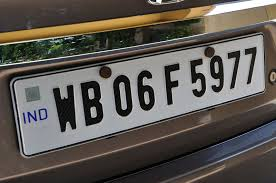
#> input picture backend/database/test.jpg, 276 x 183 px, given in place of the camera
$ python single_cam.py
#> lines starting #> are read from the running program, lines starting #| are printed output that depends on the picture; after the words box and inside, x2 and y2 are one past the last pixel; in counts of white or black regions, pixels touching at a corner belong together
#> in main, frame is the input picture: shape (183, 276, 3); mean B, G, R 82.8, 88.4, 93.4
### backend/detector/plate_detector.py
import os

import cv2
import pytesseract

from utils.helpers import clean_plate


tesseract_path = r"C:\Program Files\Tesseract-OCR\tesseract.exe"
if os.path.exists(tesseract_path):
    pytesseract.pytesseract.tesseract_cmd = tesseract_path
else:
    print(f"Tesseract not found at {tesseract_path}")
    print("Install Tesseract OCR or update tesseract_path in detector/plate_detector.py")


OCR_CONFIGS = [
    "--oem 3 --psm 7 -c tessedit_char_whitelist=ABCDEFGHIJKLMNOPQRSTUVWXYZ0123456789",
]
OCR_TIMEOUT_SECONDS = 0.8
MAX_DETECTION_WIDTH = 900
MAX_CONTOURS_TO_OCR = 2


# [94 lines left out: functions preprocess_image, build_ocr_variants, _safe_conf, ocr_plate_region, find_plate_contours, _resize_for_detection, not called in this run]


def scan_box(frame):
    height, width = frame.shape[:2]
#> height = 183; width = 276
    return (
        int(width * 0.08),
        int(height * 0.28),
        int(width * 0.92),
        int(height * 0.78),
    )


# [76 lines left out: functions _fallback_crops, detect_plate_details, not called in this run]


def detect_plate(frame):
    return detect_plate_details(frame).get("plate")

### backend/database/db.py
import sqlite3
import os
from utils.helpers import is_similar

BASE_DIR = os.path.dirname(os.path.abspath(__file__))
DB_NAME = os.path.join(BASE_DIR, "database.db")


def create_table():
    conn = sqlite3.connect(DB_NAME)
    cursor = conn.cursor()

    cursor.execute("""
    CREATE TABLE IF NOT EXISTS vehicle_logs (
        id INTEGER PRIMARY KEY AUTOINCREMENT,
        plate_number TEXT,
        entry_time TEXT,
        exit_time TEXT,
        duration TEXT,
        entry_image TEXT,
        exit_image TEXT
    )
    """)

    cursor.execute("""
    CREATE INDEX IF NOT EXISTS idx_vehicle_logs_plate
    ON vehicle_logs(plate_number)
    """)

    cursor.execute("""
    CREATE INDEX IF NOT EXISTS idx_vehicle_logs_entry_time
    ON vehicle_logs(entry_time)
    """)

    conn.commit()
    conn.close()


# [98 lines left out: functions insert_entry, get_open_records, find_matching_record, update_exit, get_all_records, search_records and 1 more, not called in this run]

### backend/camera/single_cam.py
import argparse
import os
import sys
from collections import Counter, deque
from datetime import datetime
import time

import cv2

sys.path.append(os.path.abspath(os.path.join(os.path.dirname(__file__), '..')))

from database.db import create_table, find_matching_record, insert_entry, update_exit
from detector.plate_detector import detect_plate_details, scan_box
from utils.helpers import calculate_duration, clean_plate, is_allowed

BASE_DIR = os.path.abspath(os.path.join(os.path.dirname(__file__), '..', '..'))
IMAGE_DIR = os.path.join(BASE_DIR, "frontend", "static", "images")
DEFAULT_CAMERA_ID = 0
DEFAULT_MIN_EXIT_DELAY = 120
DEFAULT_ACTION_COOLDOWN = 60
DEFAULT_DETECT_EVERY = 5
MIN_VOTES = 1

plate_buffer = deque(maxlen=10)
last_action_at = {}


def parse_args():
    parser = argparse.ArgumentParser(description="Campus vehicle number plate camera")
    parser.add_argument("--camera", default=str(DEFAULT_CAMERA_ID), help="OpenCV camera id or stream URL")
    parser.add_argument(
        "--gate",
        choices=("auto", "entry", "exit"),
        default="auto",
        help="Use entry/exit when you have dedicated cameras. Auto toggles open records.",
    )
    parser.add_argument(
        "--min-exit-delay",
        type=int,
        default=DEFAULT_MIN_EXIT_DELAY,
        help="Minimum seconds between entry and exit for the same plate.",
    )
    parser.add_argument(
        "--cooldown",
        type=int,
        default=DEFAULT_ACTION_COOLDOWN,
        help="Seconds to ignore the same plate after saving an entry or exit.",
    )
    parser.add_argument(
        "--detect-every",
        type=int,
        default=DEFAULT_DETECT_EVERY,
        help="Run OCR once every N frames so the live camera feed stays responsive.",
    )
    parser.add_argument(
        "--no-preview",
        action="store_true",
        help="Disable the OpenCV preview window when running without a desktop.",
    )
    parser.add_argument(
        "--debug",
        action="store_true",
        help="Print every OCR result attempt for camera troubleshooting.",
    )
    return parser.parse_args()


def camera_source(value):
    try:
        return int(value)
    except (TypeError, ValueError):
        return value


def open_camera(source):
    if isinstance(source, int):
        backends = (cv2.CAP_DSHOW, cv2.CAP_MSMF, cv2.CAP_ANY)
        cap = None
        for backend in backends:
            trial = cv2.VideoCapture(source, backend)
            if trial.isOpened():
                cap = trial
                break
            trial.release()
        if cap is None:
            cap = cv2.VideoCapture(source)
    else:
        cap = cv2.VideoCapture(source)

    if cap.isOpened():
        cap.set(cv2.CAP_PROP_FRAME_WIDTH, 640)
        cap.set(cv2.CAP_PROP_FRAME_HEIGHT, 480)
        cap.set(cv2.CAP_PROP_BUFFERSIZE, 1)
    return cap


def image_path_for(action, plate_text, timestamp):
    filename = f"{action}_{plate_text}_{timestamp}.jpg"
    return os.path.join(IMAGE_DIR, filename)


# [17 lines left out: functions stable_plate, recently_saved, not called in this run]


def draw_status(frame, status, detected_plate=None):
    x1, y1, x2, y2 = scan_box(frame)
#> x1 = 22; y1 = 51; x2 = 253; y2 = 142
    cv2.rectangle(frame, (x1, y1), (x2, y2), (0, 220, 255), 2)
    cv2.putText(
        frame,
        "Keep number plate inside this box",
        (x1, max(92, y1 - 12)),
        cv2.FONT_HERSHEY_SIMPLEX,
        0.65,
        (0, 220, 255),
        2,
        cv2.LINE_AA,
    )
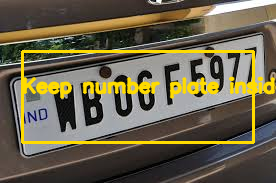
#> frame: shape (183, 276, 3); mean B, G, R 74.9, 97.5, 105.2
    cv2.rectangle(frame, (0, 0), (frame.shape[1], 64), (20, 20, 20), -1)
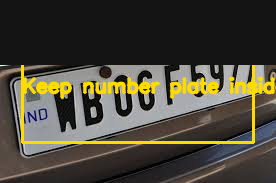
#> frame: shape (183, 276, 3); mean B, G, R 56.6, 70.7, 75
    cv2.putText(
        frame,
        status,
        (16, 28),
        cv2.FONT_HERSHEY_SIMPLEX,
        0.75,
        (255, 255, 255),
        2,
        cv2.LINE_AA,
    )
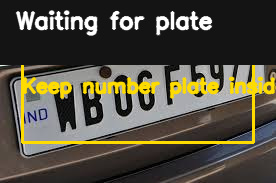
#> frame: shape (183, 276, 3); 4.77% of pixels changed, all inside (x1, y1, x2, y2) = (15, 10, 213, 36)
    if detected_plate:
        cv2.putText(
            frame,
            f"Plate: {detected_plate}",
            (16, 56),
            cv2.FONT_HERSHEY_SIMPLEX,
            0.75,
            (0, 255, 0),
            2,
            cv2.LINE_AA,
        )


# [42 lines left out: functions save_debug_snapshot, save_entry, save_exit, not called in this run]


def main():
    os.makedirs(IMAGE_DIR, exist_ok=True)
    create_table()

    args = parse_args()
    source = camera_source(args.camera)
    cap = open_camera(source)

    if not cap.isOpened():
        print(f"Camera not accessible: {args.camera}")
        print("Try --camera 1, --camera 2, or close other apps that may be using the webcam.")
        return 1

    detect_every = max(1, args.detect_every)
    frame_count = 0
    empty_reads = 0
    last_plate = None
    last_status = "Waiting for plate"

    print(f"Smart Camera Started | camera={args.camera} gate={args.gate} detect_every={detect_every}")
    print(
        "Camera frame size: "
        f"{int(cap.get(cv2.CAP_PROP_FRAME_WIDTH))}x{int(cap.get(cv2.CAP_PROP_FRAME_HEIGHT))} "
        f"fps={cap.get(cv2.CAP_PROP_FPS):.1f}"
    )
    print("Press q in the preview window to stop.")
    print("Press s in the preview window to save a debug frame and crop.")
    if not args.no_preview:
        cv2.namedWindow("Smart Camera", cv2.WINDOW_NORMAL)
        cv2.resizeWindow("Smart Camera", 960, 540)

    while True:
        ret, frame = cap.read()
        if not ret:
            empty_reads += 1
            if empty_reads > 30:
                print("Camera stopped returning frames")
                break
            time.sleep(0.05)
            continue

        empty_reads = 0
        frame_count += 1

        if frame_count % detect_every == 0:
            details = detect_plate_details(frame)
            raw_text = details.get("plate")
            cleaned = clean_plate(raw_text)
            if args.debug:
                print(
                    "OCR "
                    f"plate={raw_text!r} cleaned={cleaned!r} "
                    f"raw={details.get('raw')!r} "
                    f"source={details.get('source')} "
                    f"contours={details.get('contours')} "
                    f"conf={details.get('confidence'):.1f}",
                    flush=True,
                )

            if cleaned:
                plate_buffer.append(cleaned)
                plate_text = stable_plate(plate_buffer)
                last_plate = cleaned

                if plate_text and is_allowed(plate_text):
                    print(f"FINAL PLATE: {plate_text}")
                    record = find_matching_record(plate_text)
                    now = datetime.now()
                    timestamp = now.strftime("%Y%m%d_%H%M%S")

                    if args.gate == "entry":
                        save_entry(frame, plate_text, timestamp, now, args.cooldown)
                        last_status = f"Entry recorded: {plate_text}"
                    elif args.gate == "exit":
                        if record:
                            save_exit(
                                frame, plate_text, record, timestamp, now,
                                args.min_exit_delay, args.cooldown
                            )
                            last_status = f"Exit recorded: {plate_text}"
                        else:
                            last_status = "Exit ignored: no open entry found"
                            print("Ignored: no open entry found for this exit")
                    elif record:
                        save_exit(
                            frame, plate_text, record, timestamp, now,
                            args.min_exit_delay, args.cooldown
                        )
                        last_status = f"Exit recorded: {plate_text}"
                    else:
                        save_entry(frame, plate_text, timestamp, now, args.cooldown)
                        last_status = f"Entry recorded: {plate_text}"
                else:
                    last_status = f"Reading plate: {cleaned}"
            else:
                last_status = "Waiting for plate"

        if not args.no_preview:
            draw_status(frame, last_status, last_plate)
            cv2.imshow("Smart Camera", frame)

        if not args.no_preview:
            key = cv2.waitKey(1) & 0xFF
#> (key q is pressed here)
            if key == ord('q'):
                break
            if key == ord('s'):
                save_debug_snapshot(frame)

    cap.release()
    cv2.destroyAllWindows()
    return 0


if __name__ == "__main__":
    raise SystemExit(main())
#> (the program exits here)
